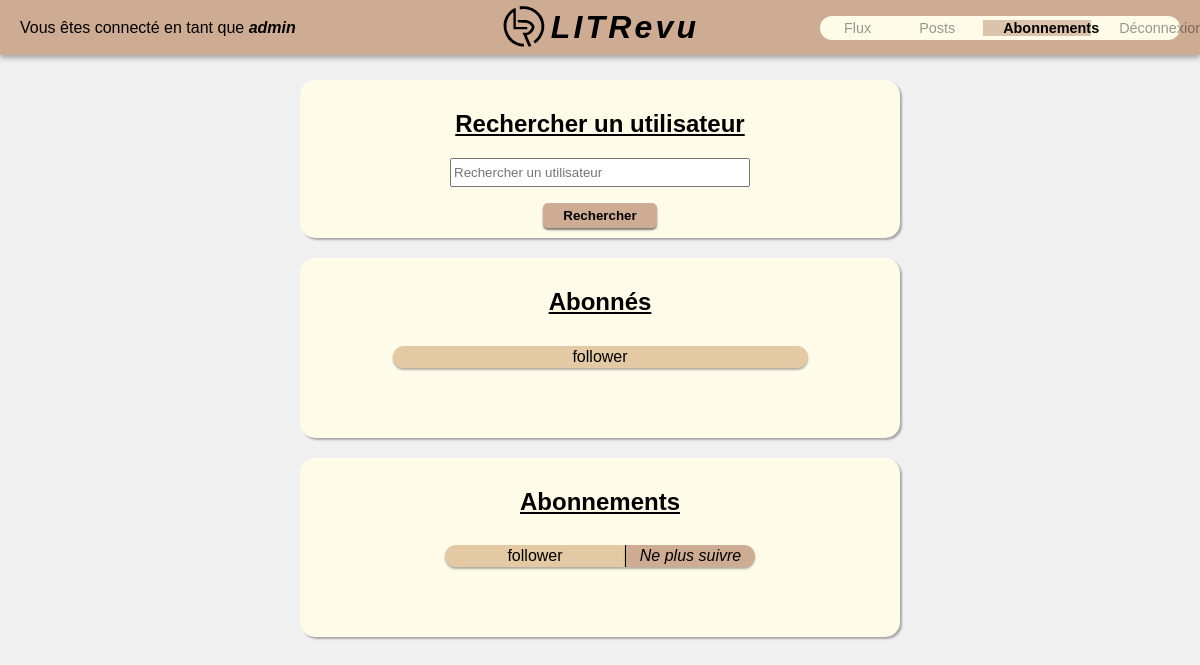
Page /feed/follows/ (signed in) on the earlier database version.
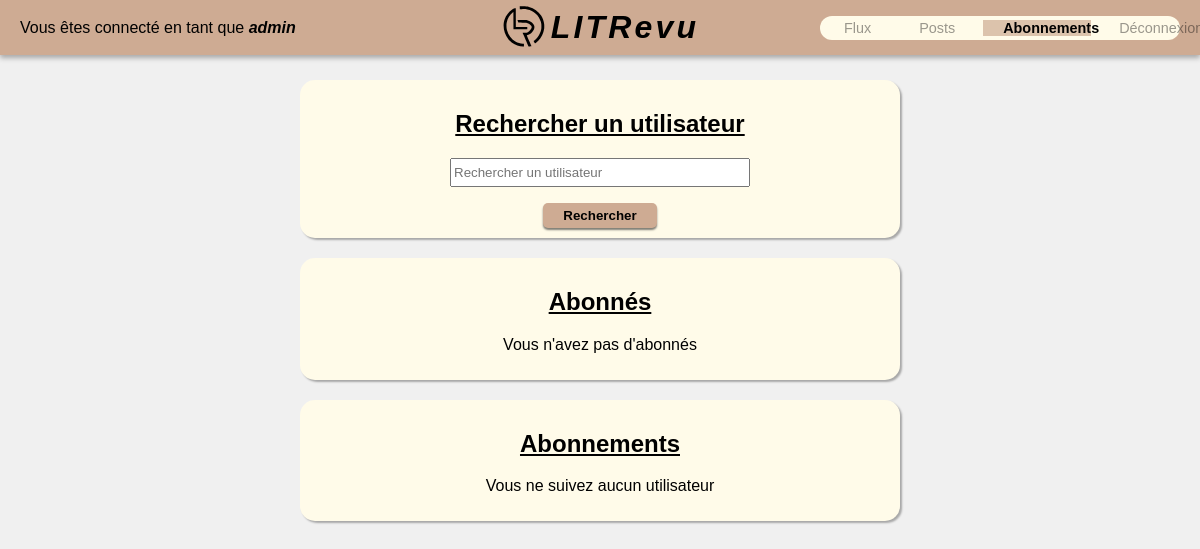
Same page on the later database version.
### authentication/models.py (models this page shows, shortened)
class User(AbstractUser):
    followings = models.ManyToManyField(
        'self',
        through='UserFollows',
        related_name='followers',
        blank=True,
        symmetrical=False,
        )
    def __str__(self):
        return self.username

class UserFollows(models.Model):
    user = models.ForeignKey(
        User, related_name='following_relations', on_delete=models.CASCADE, verbose_name='Utilisateur'
        )
    followed_user = models.ForeignKey(
        User, related_name='follower_relations', on_delete=models.CASCADE, verbose_name='Utilisateur suivi'
        )
    created_at = models.DateField(auto_now_add=True)
    class Meta:
        verbose_name_plural = "Follows"
        unique_together = ('user', 'followed_user')

### feed/views.py (the view, shortened to what this page needs)
# urls.py: path('follows/', views.followed_user, name='follows'),
@login_required
def followed_user(request):
    user = request.user
    followings = user.following_relations.all()
    followers = user.follower_relations.all()
    form = forms.UserSearchForm()
    return render(
        request,
        'feed/follows.html',
        {
            'followings': followings,
            'followers': followers,
            'form': form,
        }
    )

### feed/forms.py
class UserSearchForm(forms.Form):
    placeholder = forms.TextInput(attrs={'placeholder': 'Rechercher un utilisateur'})
    search_user = forms.CharField(widget=placeholder, max_length=63, label='', required=False)

### feed/templates/feed/follows.html (shortened to what this page needs)
{% extends 'base.html' %}
{% block content %}
<div class="container container-column">
	<div class="search-user background-light border-box">
		<h2 class="follow-title">Rechercher un utilisateur</h2>
		<form method="get">
			{{ form.as_p }}
			<button type="submit">Rechercher</button>
		</form>
	</div>
	<div class="followers background-light border-box">
		<h2 class="follow-title">Abonnés</h2>
		{% if not followers %}
		<p>Vous n'avez pas d'abonnés</p>
		{% else %}
		{% for follower in followers %}
		<div class="container">
			<p class="follower-user background-medium-light">{{ follower.user }}</p>
		</div>
		{% endfor %}
		{% endif %}
	</div>
	<div class="followings background-light border-box">
		<h2 class="follow-title">Abonnements</h2>
		{% if not followings %}
		<p>Vous ne suivez aucun utilisateur</p>
		{% else %}
		{% for following in followings %}
		<div class="container">
			<p class="following-user background-medium-light">{{ following.followed_user }}</p>
			<a href="{% url 'unfollow' following.followed_user.id %}">
				<button type="submit" class="following-button">Ne plus suivre</button>
			</a>
		</div>
		{% endfor %}
		{% endif %}
	</div>
</div>
{% endblock content %}

### templates/base.html (shortened to what this page needs)
{% load static %}
<!DOCTYPE html>
<html lang="fr">
	<head>
		{% include 'statics_imports.html' %}
	</head>
	<body>
		<header class="container">
			{% if user.is_authenticated %}
			<p class="user-connected">Vous êtes connecté en tant que <span class="user-connected-name">{{ user.username }}</span></p>
			{% endif %}
			<div class="logo-title">
				<img src="{% static 'img/logo.svg' %}" alt="Logo LITRevu" title="Logo LITRevu" class="logo">
				<h1 class="title">LITRevu</h1>
			</div>
			{% if user.is_authenticated %}
			<nav class="container background-light">
				<a href="{% url 'feed' %}">Flux</a>
				<a href="{% url 'posts' %}">Posts</a>
				<a href="{% url 'follows' %}">Abonnements</a>
				<a href="{% url 'logout' %}">Déconnexion</a>
			</nav>
			{% endif %}
		</header>
		{% block content %}{% endblock content %}
	</body>
</html>

### templates/statics_imports.html
{% load static %}
<link rel="stylesheet" href="{% static 'css/main.css' %}" />
<link rel="stylesheet" href="{% static 'css/login.css' %}" />
<link rel="stylesheet" href="{% static 'css/register.css' %}" />
<link rel="stylesheet" href="{% static 'css/posts.css' %}" />
<link rel="stylesheet" href="{% static 'css/follows.css' %}" />

### static/css/main.css (style rules this page uses)
* { box-sizing: border-box; font-family: Roboto-light, sans-serif; }
body { margin: 70px 0 0 0; background-color: rgb(240, 240, 240); }
.container { display: flex; flex-direction: row; justify-content: space-around; align-items: center; align-content: center; }
.user-connected { width: 30%; }
.user-connected-name { font-style: italic; font-weight: 600; }
header { position: fixed; top: 0; left: 0; right: 0; width: 100%; height: 55px; background-color: #ceab93; box-shadow: 0 3px 5px rgba(0, 0, 0, 0.3); }
.logo-title { width: 30%; display: flex; justify-content: center; }
.logo { width: 50px; padding: 0 5px 5px 0; }
.title { letter-spacing: 0.1em; font-style: italic; }
header nav { width: 30%; padding: 0px; margin: 0px; border-radius: 15px; }
header nav a { transition: all 300ms ease-in-out; width: 25%; text-align: center; font-size: 0.9rem; padding: 0 20px; margin: 4px; text-decoration: none; color: rgba(0, 0, 0, 0.4); }
header nav a:hover, header nav a.active { transition: all 300ms ease-in-out; color: #000; background-color: rgba(206, 171, 147, 0.7); font-weight: 600; border: none; width: 30%; }
button { font-weight: 600; padding: 5px 20px; background-color: #ceab93; border: 0; border-radius: 5px; box-shadow: 0px 2px 2px rgba(0, 0, 0, 0.5); }
.background-light { background-color: #fffbe9; }
.border-box { border-radius: 15px; padding: 70px 0; box-shadow: 2px 2px 2px rgba(0, 0, 0, 0.3); }

### static/css/login.css (style rules this page uses)
input { width: 50%; padding: 5px 2px; }

### static/css/posts.css (style rules this page uses)
.container.container-column, .ticket-container { flex-direction: column; }

### static/css/follows.css (style rules this page uses)
.search-user, .followers, .followings { width: 50%; text-align: center; margin: 10px 0; padding: 10px 0; }
.follow-title { text-decoration: underline; }

Differences in the rows shown:
removed UserFollows: user "follower", shown under "Abonnés"
removed UserFollows: followed_user "follower", shown under "Abonnements"
Other differences:
text now shown: "Vous n'avez pas d'abonnés Vous ne suivez aucun utilisateur"
